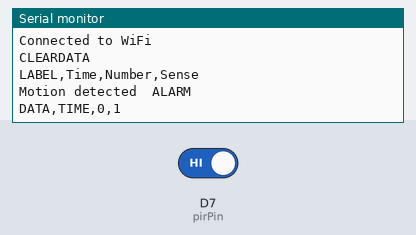
A sketch run on a simulated Arduino MKR. Shown: the last lines printed to the serial monitor. Inputs (shaded band) come from the test bench; at power-on: D7 (pirPin) HIGH. WiFi joins after 1.5 s; servers stay silent unless stated.

Above: at 2.7 s.
2.8 s: D7 (pirPin) driven LOW
At 4.7 s:
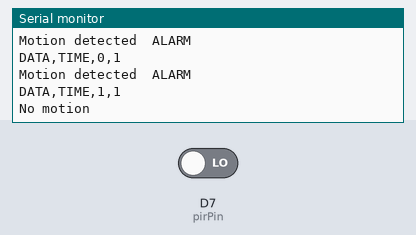
6.6 s: D7 (pirPin) driven HIGH
At 8.2 s:
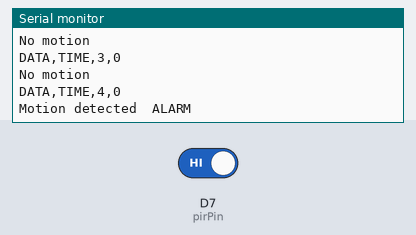
Timing chart, 0 to 9.7 s (numbered marks = the images above; inputs shaded):
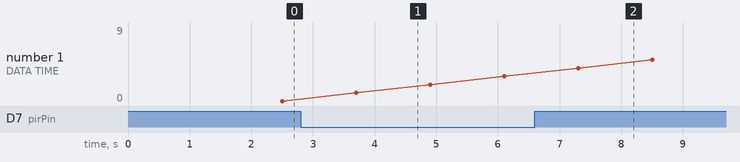

Measured:
- after the input at 2.8 s, the serial monitor: prints a new line after 1.1 s (image 1)
- after the input at 6.6 s, the serial monitor: prints a new line after 0.90 s (image 2)

The sketch:

sense_or_not.ino
```cpp
#include <WiFiNINA.h>  // Wi-Fi 라이브러리를 포함합니다.

int i = 0;
int pirPin = D7;
int val;

char ssid[] = "olleh_WiFi_FF7B";      // Wi-Fi 네트워크 이름
char pass[] = "0000009680";  // Wi-Fi 네트워크 비밀번호

IPAddress serverIP(192, 168, 1, 100);  // 서버의 IP 주소
WiFiClient client;

void setup() {
  // open serial connection
  Serial.begin(9600);
  // initialize Wi-Fi connection
  while (WiFi.begin(ssid, pass) != WL_CONNECTED) {
    delay(1000);
    Serial.println("Connecting to WiFi...");
  }
  Serial.println("Connected to WiFi");

  // define 2 rows: first named "Counter", second named "millis"
  Serial.println("CLEARDATA");
  Serial.println("LABEL,Time,Number,Sense");
}

void loop() {
  val = digitalRead(pirPin);
  // low = no motion, high = motion
  if (val == LOW) {
    Serial.println("No motion");
  } else {
    Serial.println("Motion detected  ALARM");
  }

  delay(1000);

  // simple print out of number and millis
  // output "DATA,TIME,4711,13374"
  Serial.print("DATA,TIME,");
  Serial.print(i); Serial.print(",");
  Serial.println(val);

  // Send data to web server
  if (client.connect(serverIP, 80)) {
    client.print("GET /update?value=");
    client.print(val);
    client.println(" HTTP/1.1");
    client.println("Host: your_server_ip");
    client.println("Connection: close");
    client.println();
    client.stop();
  } else {
    Serial.println("Connection failed");
  }

  i++;
}
```
